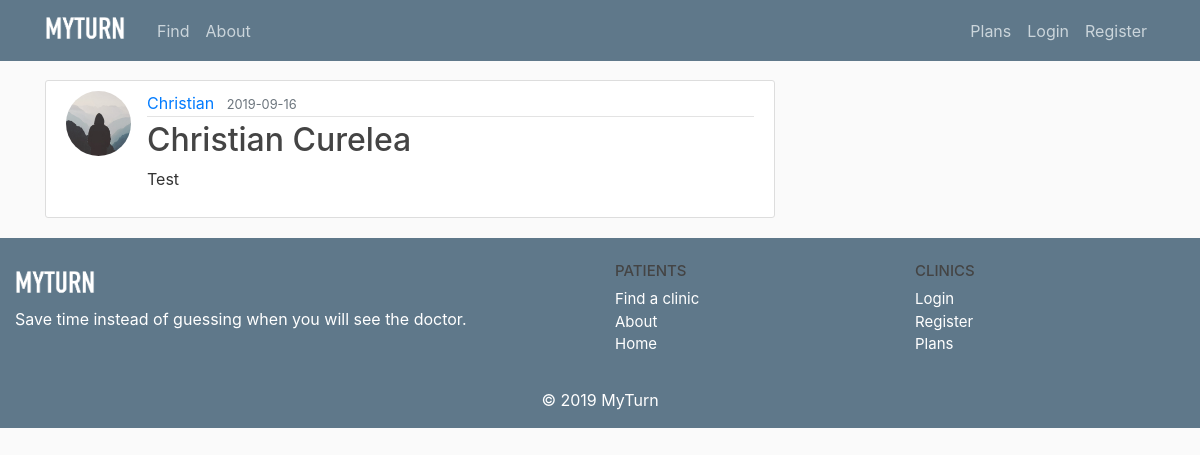
Screenshot of /post/21 with the database file from the repository.
### flaskblog/models.py (models this page shows, shortened)
class User(db.Model, UserMixin):
    id = db.Column(db.Integer, primary_key=True)
    username = db.Column(db.String(20), unique=True, nullable=False)
    email = db.Column(db.String(120), unique=True, nullable=False)
    image_file = db.Column(db.String(20), nullable=False, default='default.jpg')
    password = db.Column(db.String(60), nullable=False)
    posts = db.relationship('Post', backref='author', lazy=True)

class Post(db.Model):
    id = db.Column(db.Integer, primary_key=True)
    title = db.Column(db.String(100), nullable=False)
    date_posted = db.Column(db.DateTime, nullable=False, default=datetime.utcnow)
    content = db.Column(db.Text, nullable=False)
    user_id = db.Column(db.Integer, db.ForeignKey('user.id'), nullable=False)

### flaskblog/posts/routes.py (the view)
@posts.route("/post/<int:post_id>")
def post(post_id):
    post = Post.query.get_or_404(post_id)
    return render_template('post.html', title=post.title, post=post)

### flaskblog/templates/post.html (shortened to what this page needs)
{% extends "layout.html" %}
{% block content %}
  <article class="media content-section">
    <img class="rounded-circle article-img" src="{{ url_for('static', filename='profile_pics/' + post.author.image_file) }}">
    <div class="media-body">
      <div class="article-metadata">
        <a class="mr-2" href="{{ url_for('users.user_posts', username=post.author.username) }}">{{ post.author.username }}</a>
        <small class="text-muted">{{ post.date_posted.strftime('%Y-%m-%d') }}</small>
      </div>
      <h2 class="article-title">{{ post.title }}</h2>
      <p class="article-content">{{ post.content }}</p>
    </div>
  </article>
{% endblock content %}

### flaskblog/static/main.css (style rules this page uses)
body { background: #fafafa; color: #333333; margin-top: 5rem; }
h1, h2, h3, h4, h5, h6 { color: #444444; }
.content-section { background: #ffffff; padding: 10px 20px; border: 1px solid #dddddd; border-radius: 3px; margin-bottom: 20px; }
.article-title { color: #444444; }
.article-content { white-space: pre-line; }
.article-img { height: 65px; width: 65px; margin-right: 16px; }
.article-metadata { padding-bottom: 1px; margin-bottom: 4px; border-bottom: 1px solid #e3e3e3 }

### rows the page displays
User: image_file (placeholder picture), author.username "Christian"
Post: date_posted "2019-09-16", title "Christian Curelea", content "Test"
